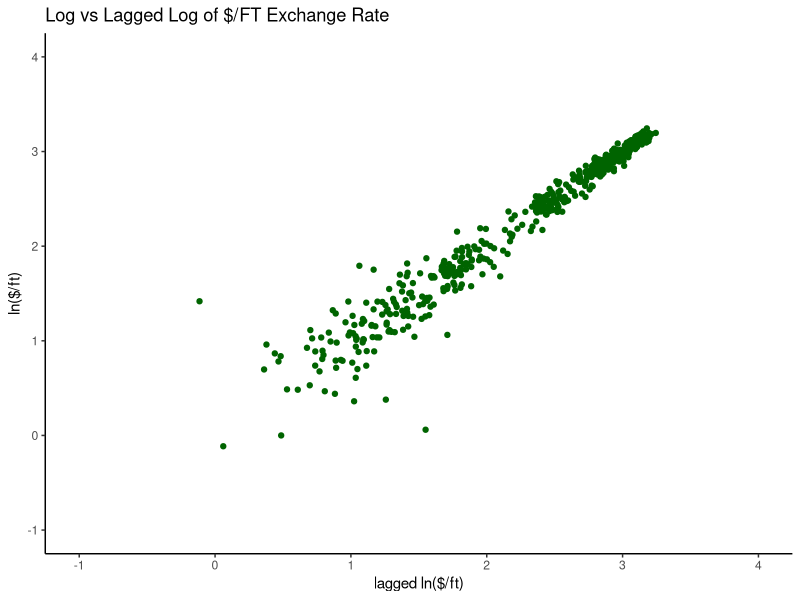
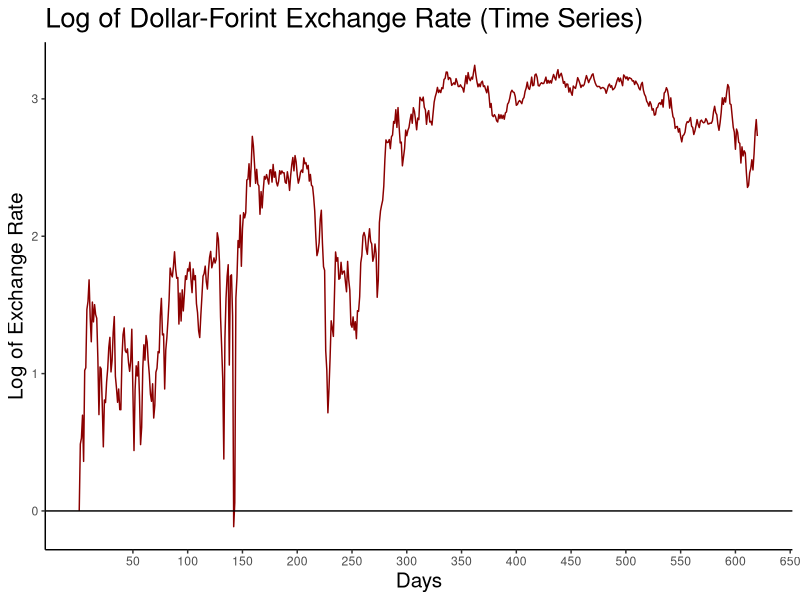
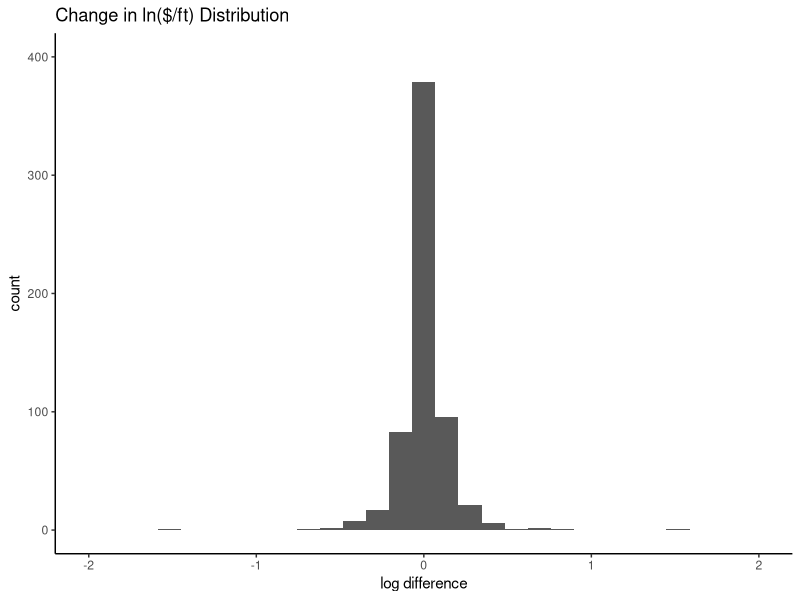

Write the R code that produced these figures, in order.
library("tidyverse")
library("tseries")

setwd("~/Documents/JHU/macroeconomic_forecasting/HW")

# read in .dat and create log of exchange rate and lagged log of exchange rate
hun_dollar <- read.delim("hmwk week 1.dat") %>%
  mutate(time = row_number(),
         log_exch = log(exchrate),
         lagged_log = lag(log_exch),
         log_diff = log_exch - lag(log_exch)) %>%
  relocate(time, .before = exchrate)

# 1_2a (take log and produce time series plot of log of $/Ft exchange rate)
log_chart <- ggplot() +
  geom_line(data = hun_dollar, aes(x = time, y = log_exch), color = "dark red") +
  geom_hline(yintercept = 0) +
  theme_classic() +
  theme(plot.title = element_text(size = 20), axis.title = element_text(size = 15)) +
  labs(x = "Days", y = "Log of Exchange Rate", title = "Log of Dollar-Forint Exchange Rate (Time Series)") +
  scale_x_continuous(breaks = c(50, 100, 150, 200, 250, 300, 350, 400, 450, 500, 550, 600, 650))

# 1_2b (chart ln($/ft) against lagged ln($/ft))
lagged_chrt <- ggplot() +
  geom_point(data = hun_dollar, aes(x = log_exch, y = lagged_log), color = "dark green") +
  #geom_hline(yintercept = 0) +
  #geom_vline(xintercept = 0) +
  theme_classic() +
  labs(x = "lagged ln($/ft)", y = "ln($/ft)", title = "Log vs Lagged Log of $/FT Exchange Rate") +
  scale_x_continuous(limits = c(-1,4)) +
  scale_y_continuous(limits = c(-1,4))

# 1_2c (create change in ln($/ft).  test for normality)
log_diff_norm <- ggplot(data = hun_dollar, aes(x = log_diff)) +
  geom_histogram() +
  theme_classic() +
  labs(x = "log difference", y = "count", title = "Change in ln($/ft) Distribution") +
  scale_x_continuous(limits = c(-2,2)) +
  scale_y_continuous(limits = c(0,400))

# jacque-bera test
jarque_log_diff <- as.data.frame(hun_dollar$log_diff) %>%
  drop_na() %>%
  rename("log_diff" = "hun_dollar$log_diff")

diff_data <- jarque_log_diff$log_diff

jarque_test <- jarque.bera.test(diff_data)
